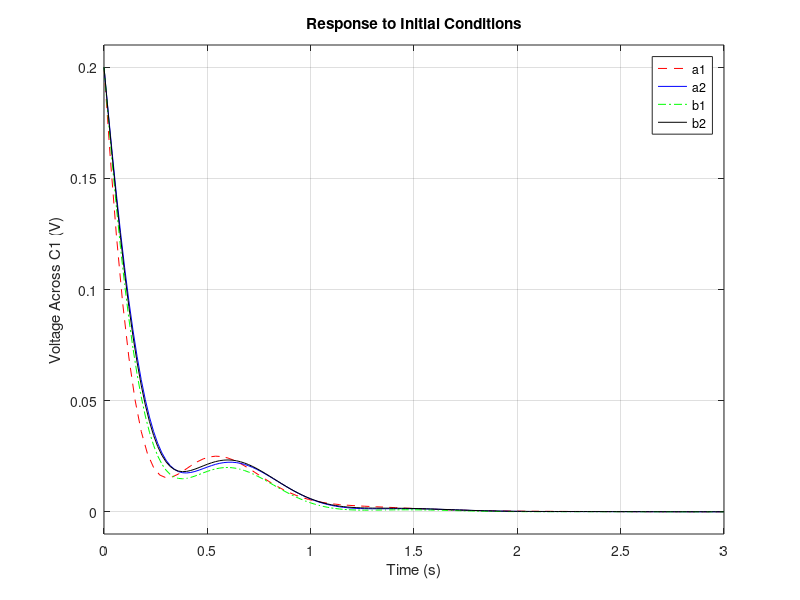
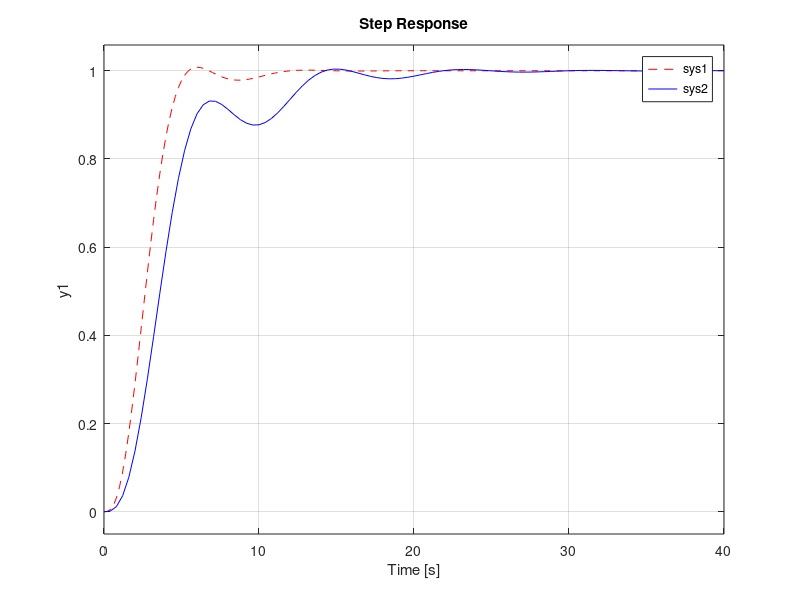
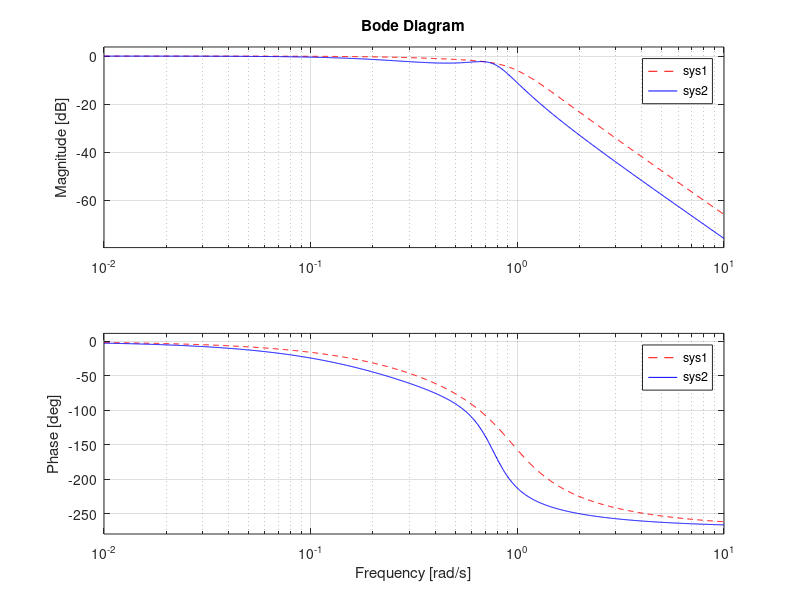
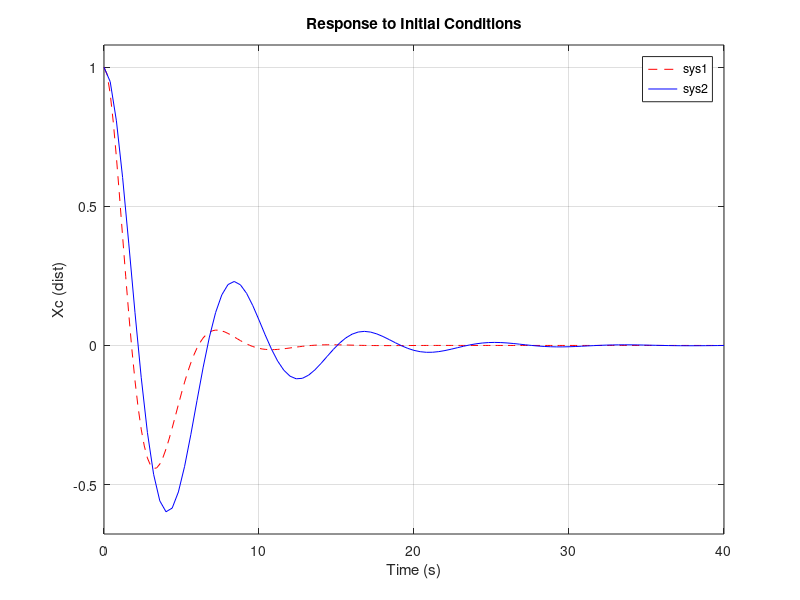

The MATLAB script that drew these images, in order:
%% #2
clear;clc;close all;

% System parameters
R1 = 1;
R2 = 3;
C1 = 0.05;
C2 = 0.025;
R3 = 5;
L = 1;

% State space form
A = [-1/(C1*R2*(1+R1/R2)) 0 -1/L;
    0 0 1/L
    1/C1 -1/C2 -R3/L];
B = [1/(R2*(1+R1/R2));0;0];
C = [1/C1 0 0];
D = 0;
sys = ss(A,B,C,D);

% Check for stability and controllability
isstable(sys)  % same as checking for negative real values for eigs of A
rank(ctrb(sys))

% LQR part a
% first system
Qa1 = [1 0 0;
     0 1 0;
     0 0 1];
Ra1 = 0.01;
Ka1 = lqr(sys,Qa1,Ra1);
sysa1 = ss((A-B*Ka1),B,C,D);

% second system
Qa2 = [1 0 0;
     0 1 0;
     0 0 1];
Ra2 = 10;
Ka2 = lqr(sys,Qa2,Ra2);
sysa2 = ss((A-B*Ka2),B,C,D);

% LQR part b
% first system
Qb1 = [100 0 0;
     0 1 0;
     0 0 10];
Rb1 = 1;
Kb1 = lqr(sys,Qb1,Rb1);
sysb1 = ss((A-B*Kb1),B,C,D);

% second system
Qb2 = [1 0 0;
     0 1 0;
     0 0 10];
Rb2 = 1;
Kb2 = lqr(sys,Qb2,Rb2);
sysb2 = ss((A-B*Kb2),B,C,D);

% Response to initial conditions
x0 = [0.01 0 0]; % initial conditions
initial(sysa1,'r--',sysa2,'b',sysb1,'g-.',sysb2,'k',x0)
title('Response to Initial Conditions');
xlabel('Time (s)');
ylabel('Voltage Across C1 (V)');
legend('a1','a2','b1','b2');

%% #3
clear;clc;close all;

% System parameters
m = 1;
R = 1;
I = 1;
k = 1;

% State space form
A = [0 1/m;
    -k/(1+I/(m*R^2)) 0];
B = [0;1/(1+I/(m*R^2))];
C = [1 0];
D = 0;
sys = ss(A,B,C,D);

% Check for stability and controllability
isstable(sys)  % same as checking for negative real values for eigs of A
rank(ctrb(sys))

% first system LQI
Q1 = [1 0 0;
     0 1 0;
     0 0 1];
R1 = 1;
K1 = lqi(sys,Q1,R1);
A1a = [A [0;0];-C 0];
B1a = [B;0];
C1a = [C 0];
B1i = [0;0;1];
sys1 = ss((A1a-B1a*K1),B1i,C1a,D);

% second system LQI
Q2 = [0.1 0 0;
     0 0.1 0;
     0 0 0.1];
R2 = 1;
K2 = lqi(sys,Q2,R2);
A2a = [A [0;0];-C 0];
B2a = [B;0];
C2a = [C 0];
B2i = [0;0;1];
sys2 = ss((A2a-B2a*K2),B2i,C2a,D);

% Plot system response to unit step input force w/ 0 IC
% time domain
f1 = figure;
step(sys1,'r--',sys2,'b')
legend('sys1','sys2')

% frequency domain
f2 = figure;
bode(sys1,'r--',sys2,'b')
legend('sys1','sys2')

% Response to initial conditions
f3 = figure;
x0 = [1 0 0]; % initial conditions
initial(sys1,'r--',sys2,'b',x0)
title('Response to Initial Conditions');
xlabel('Time (s)');
ylabel('Xc (dist)');
legend('sys1','sys2');
